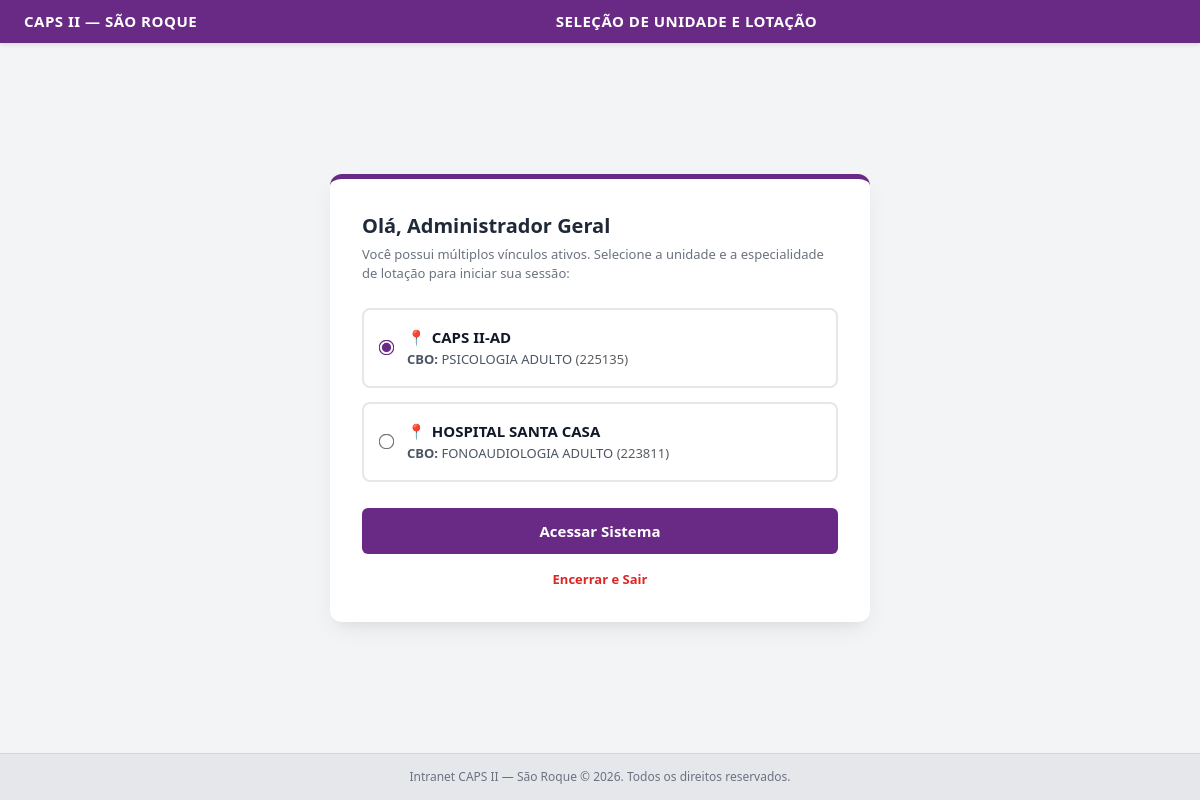
The page /selecionar-unidade (signed in) on the database its author committed.
### tables this page shows
CREATE TABLE profissionais (
            id INTEGER PRIMARY KEY AUTOINCREMENT,
            nome TEXT NOT NULL,
            cpf TEXT UNIQUE NOT NULL,
            email TEXT UNIQUE NOT NULL,
            senha_hash TEXT NOT NULL,
            perfil TEXT NOT NULL,
            registro_profissional TEXT,
            permite_terceirizadas INTEGER DEFAULT 0,
            ativo INTEGER DEFAULT 1,
            token_recuperacao TEXT,
            token_expiracao TIMESTAMP,
            forcar_troca_senha INTEGER DEFAULT 0,
            created_at TIMESTAMP DEFAULT CURRENT_TIMESTAMP
        , criado_por_profissional_id INTEGER, atualizado_por_profissional_id INTEGER, updated_at TIMESTAMP);

CREATE TABLE profissional_unidades (
            id INTEGER PRIMARY KEY AUTOINCREMENT,
            profissional_id INTEGER NOT NULL,
            estabelecimento_id INTEGER NOT NULL,
            cbo_id INTEGER NOT NULL,
            ativo INTEGER DEFAULT 1,
            created_at TIMESTAMP DEFAULT CURRENT_TIMESTAMP,
            FOREIGN KEY (profissional_id) REFERENCES profissionais(id) ON DELETE CASCADE,
            FOREIGN KEY (estabelecimento_id) REFERENCES estabelecimentos(id),
            FOREIGN KEY (cbo_id) REFERENCES cbos(id),
            UNIQUE(profissional_id, estabelecimento_id, cbo_id)
        );

CREATE TABLE estabelecimentos (
            id INTEGER PRIMARY KEY AUTOINCREMENT,
            cnes TEXT UNIQUE,
            nome TEXT NOT NULL,
            tipo TEXT NOT NULL,
            ativo INTEGER DEFAULT 1,
            created_at TIMESTAMP DEFAULT CURRENT_TIMESTAMP
        , criado_por_profissional_id INTEGER, atualizado_por_profissional_id INTEGER, updated_at TIMESTAMP);

CREATE TABLE cbos (
            id INTEGER PRIMARY KEY AUTOINCREMENT,
            codigo TEXT UNIQUE NOT NULL,
            ocupacao TEXT NOT NULL,
            profissao TEXT,
            sigla_conselho TEXT,
            idade_minima INTEGER,
            idade_maxima INTEGER,
            meses_assiduidade INTEGER DEFAULT 6,
            created_at TIMESTAMP DEFAULT CURRENT_TIMESTAMP
        , ativa INTEGER DEFAULT 1, gera_lista_espera INTEGER DEFAULT 1);

### app.py (the view, shortened to what this page needs)
@app.route('/selecionar-unidade', methods=['GET', 'POST'])
def selecionar_unidade():
    profissional_id = session.get('pre_auth_profissional_id')
    if not profissional_id:
        return redirect(url_for('login'))
    conn = get_db_connection()
    cursor = conn.cursor()
    cursor.execute('SELECT nome FROM profissionais WHERE id = ?', (profissional_id,))
    prof = cursor.fetchone()
    cursor.execute("""
        SELECT pu.id AS vinculo_id, e.nome AS estabelecimento_nome, c.ocupacao AS cbo_ocupacao, c.codigo AS cbo_codigo
        FROM profissional_unidades pu
        JOIN estabelecimentos e ON pu.estabelecimento_id = e.id
        JOIN cbos c ON pu.cbo_id = c.id
        WHERE pu.profissional_id = ? AND pu.ativo = 1
    """, (profissional_id,))
    vinculos = [dict(row) for row in cursor.fetchall()]
    conn.close()
    return render_template('selecionar_unidade.html', nome_profissional=prof['nome'] if prof else '', vinculos=vinculos)

### app.py (called while the page is built)
def get_db_connection():
    conn = sqlite3.connect(DB_PATH, timeout=10.0)
    conn.row_factory = sqlite3.Row
    conn.execute('PRAGMA foreign_keys = ON;')
    return conn

### templates/selecionar_unidade.html (shortened to what this page needs)
<!DOCTYPE html>
<html lang="pt-BR">
<head>
    <link href="https://cdn.jsdelivr.net/npm/bootstrap@5.3.0/dist/css/bootstrap.min.css" rel="stylesheet">
</head>
<body>
    <div class="topbar">
        <div class="title">CAPS II — São Roque</div>
        <div class="center-title">Seleção de Unidade e Lotação</div>
    </div>
    <div class="container-auth">
        <div class="card-auth">
            <div class="welcome-title">Olá, {{ nome_profissional }}</div>
            <div class="welcome-subtitle">Você possui múltiplos vínculos ativos. Selecione a unidade e a especialidade de lotação para iniciar sua sessão:</div>
            <form action="{{ url_for('selecionar_unidade') }}" method="POST">
                <div class="mb-3">
                    {% for v in vinculos %}
                    <label class="vinculo-option-card">
                        <input type="radio" name="vinculo_id" value="{{ v.vinculo_id }}" {% if loop.first %}checked{% endif %} required>
                        <div class="vinculo-info">
                            <div class="unidade-nome">
                                <span style="color: #692A85;">📍</span> {{ v.estabelecimento_nome }}
                            </div>
                            <div class="cbo-detalhe">
                                <strong>CBO:</strong> {{ v.cbo_ocupacao }} <span class="text-muted">({{ v.cbo_codigo }})</span>
                            </div>
                        </div>
                    </label>
                    {% endfor %}
                </div>
                <button type="submit" class="btn-continuar">Acessar Sistema</button>
            </form>
            <a href="{{ url_for('logout') }}" class="btn-sair-link">Encerrar e Sair</a>
        </div>
    </div>
    <div class="footer">Intranet CAPS II — São Roque &copy; 2026. Todos os direitos reservados.</div>
</body>
</html>

### templates/selecionar_unidade.html (style rules this page uses)
* { box-sizing: border-box; margin: 0; padding: 0; font-family: 'Segoe UI', Tahoma, Geneva, Verdana, sans-serif; }
body { background-color: #f3f4f6; min-height: 100vh; display: flex; flex-direction: column; }
.topbar { background-color: #692A85; color: white; padding: 10px 24px; display: flex; justify-content: space-between; align-items: center; box-shadow: 0 2px 4px rgba(0,0,0,0.1); }
.topbar .title { font-size: 15px; font-weight: 600; text-transform: uppercase; letter-spacing: 0.5px; white-space: nowrap; overflow: hidden; text-overflow: ellipsis; max-width: 280px; }
.topbar .center-title { font-size: 15px; font-weight: 600; text-transform: uppercase; letter-spacing: 0.5px; }
.container-auth { flex: 1; display: flex; justify-content: center; align-items: center; padding: 30px; }
.card-auth { background: white; width: 100%; max-width: 540px; border-radius: 12px; box-shadow: 0 10px 25px -5px rgba(0,0,0,0.08), 0 8px 10px -6px rgba(0,0,0,0.04); border-top: 5px solid #692A85; padding: 32px; }
.welcome-title { font-size: 20px; font-weight: 700; color: #1f2937; margin-bottom: 4px; }
.welcome-subtitle { font-size: 13px; color: #6b7280; margin-bottom: 24px; }
.vinculo-option-card { border: 2px solid #e5e7eb; border-radius: 8px; padding: 16px; margin-bottom: 14px; cursor: pointer; transition: all 0.2s ease; display: flex; align-items: center; background: #fff; }
.vinculo-option-card input[type="radio"] { accent-color: #692A85; transform: scale(1.2); margin-right: 14px; }
.vinculo-info .unidade-nome { font-size: 15px; font-weight: 700; color: #111827; display: flex; align-items: center; gap: 6px; }
.vinculo-info .cbo-detalhe { font-size: 13px; color: #4b5563; margin-top: 2px; }
.btn-continuar { background-color: #692A85; color: white; border: none; width: 100%; padding: 12px; border-radius: 6px; font-size: 15px; font-weight: 600; cursor: pointer; transition: background 0.2s; margin-top: 10px; }
.btn-sair-link { display: block; text-align: center; margin-top: 16px; color: #dc2626; font-size: 13px; font-weight: 600; text-decoration: none; }
.footer { text-align: center; padding: 14px 0; font-size: 12px; color: #6b7280; background-color: #e5e7eb; border-top: 1px solid #d1d5db; }

### rows shown on the page
profissionais: nome "Administrador Geral"
profissional_unidades: estabelecimento_nome "CAPS II-AD", cbo_ocupacao "PSICOLOGIA ADULTO", cbo_codigo "225135"
profissional_unidades: estabelecimento_nome "HOSPITAL SANTA CASA", cbo_ocupacao "FONOAUDIOLOGIA ADULTO", cbo_codigo "223811"
